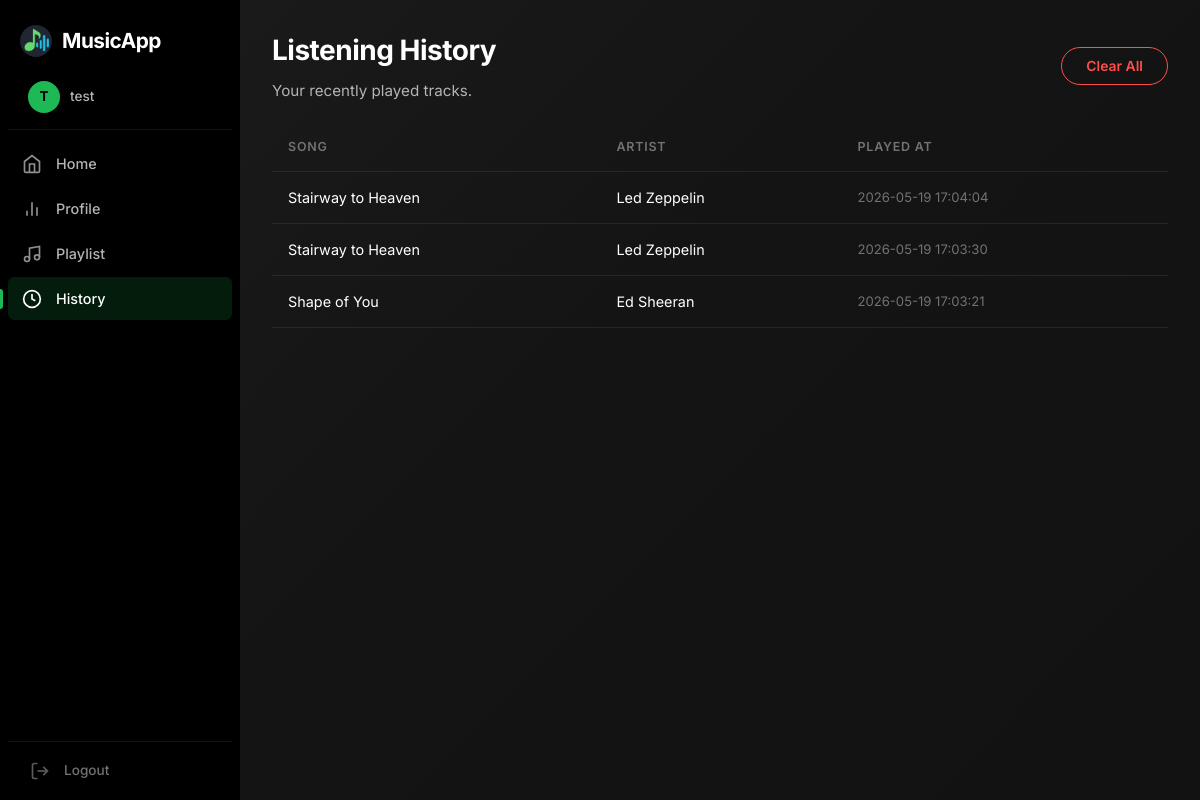
Page /history (signed in) on the committed database.
### tables this page shows
CREATE TABLE history (
    id INTEGER PRIMARY KEY AUTOINCREMENT,
    user_id INTEGER,
    song_id INTEGER,
    played_at TIMESTAMP DEFAULT CURRENT_TIMESTAMP,
    FOREIGN KEY (user_id) REFERENCES users (id),
    FOREIGN KEY (song_id) REFERENCES songs (id)
);

CREATE TABLE songs (
    id INTEGER PRIMARY KEY AUTOINCREMENT,
    title TEXT NOT NULL,
    artist TEXT NOT NULL,
    genre TEXT NOT NULL,
    energy REAL NOT NULL,
    file_path TEXT
);

### app.py (the view)
@app.route('/history')
def view_history():
    if 'user_id' not in session:
        return redirect('/login')
    conn = get_db_connection()
    history = conn.execute('''
        SELECT songs.title, songs.artist, history.played_at
        FROM history
        JOIN songs ON history.song_id = songs.id
        WHERE history.user_id = ?
        ORDER BY history.played_at DESC LIMIT 10
    ''', (session['user_id'],)).fetchall()
    conn.close()
    return render_template('history.html', history=history)

### app.py (called while the page is built)
def get_db_connection():
    conn = sqlite3.connect('music.db')
    conn.row_factory = sqlite3.Row # This allows us to use column names directly
    return conn

### templates/history.html (shortened to what this page needs)
{% extends "base_app.html" %}
{% block app_content %}
<div class="history-header">
    <div class="page-header" style="margin-bottom:0;">
        <h1>Listening History</h1>
        <p>Your recently played tracks.</p>
    </div>
    {% if history %}
    <form action="/clear_history" method="POST" onsubmit="return confirm('Clear your entire listening history?');">
        <button type="submit" class="btn btn-danger">Clear All</button>
    </form>
    {% endif %}
</div>
<table class="history-table">
    <thead>
        <tr>
            <th>Song</th>
            <th>Artist</th>
            <th>Played At</th>
        </tr>
    </thead>
    <tbody>
        {% for item in history %}
        <tr>
            <td>{{ item['title'] }}</td>
            <td>{{ item['artist'] }}</td>
            <td class="muted">{{ item['played_at'] }}</td>
        </tr>
        {% endfor %}
    </tbody>
</table>
{% endblock %}

### static/style.css (style rules this page uses)
:root { --bg-primary: #121212; --bg-secondary: #1a1a1a; --bg-card: rgba(255, 255, 255, 0.05); --bg-card-hover: rgba(255, 255, 255, 0.08); --bg-sidebar: #000000; --bg-input: #2a2a2a; --bg-elevated: #242424; --accent-green: #1DB954; --accent-green-hover: #1ed760; --accent-red: #ff4d4d; --accent-blue: #3498db; --text-primary: #ffffff; --text-secondary: #b3b3b3; --text-muted: #727272; --border-subtle: rgba(255, 255, 255, 0.08); --border-hover: rgba(255, 255, 255, 0.15); --glass-bg: rgba(255, 255, 255, 0.04); --glass-border: rgba(255, 255, 255, 0.06); --glass-shadow: 0 8px 32px rgba(0, 0, 0, 0.4); --sidebar-width: 240px; --player-height: 80px; --radius-sm: 6px; --radius-md: 12px; --radius-lg: 16px; --radius-full: 50px; --font-primary: 'Inter', -apple-system, BlinkMacSystemFont, sans-serif; --transition-fast: 0.15s ease; --transition-normal: 0.25s ease; --transition-slow: 0.4s cubic-bezier(0.25, 0.46, 0.45, 0.94); }
*, *::before, *::after { margin: 0; padding: 0; box-sizing: border-box; }
html { font-size: 16px; -webkit-font-smoothing: antialiased; -moz-osx-font-smoothing: grayscale; }
body { font-family: var(--font-primary); background-color: var(--bg-primary); color: var(--text-primary); line-height: 1.6; overflow: hidden; height: 100vh; }
.page-header { margin-bottom: 28px; }
.page-header h1 { font-size: 1.75rem; font-weight: 700; letter-spacing: -0.5px; margin-bottom: 6px; }
.page-header p { color: var(--text-secondary); font-size: 0.95rem; }
.btn { display: inline-flex; align-items: center; justify-content: center; gap: 8px; padding: 10px 24px; border-radius: var(--radius-full); font-family: var(--font-primary); font-size: 0.87rem; font-weight: 600; border: none; cursor: pointer; transition: all var(--transition-normal); white-space: nowrap; }
.btn-danger { background: transparent; color: var(--accent-red); border: 1px solid var(--accent-red); }
.history-table { width: 100%; border-collapse: collapse; }
.history-table th { text-align: left; padding: 14px 16px; font-size: 0.78rem; font-weight: 600; text-transform: uppercase; letter-spacing: 0.8px; color: var(--text-muted); border-bottom: 1px solid var(--border-subtle); }
.history-table td { padding: 14px 16px; border-bottom: 1px solid var(--border-subtle); font-size: 0.9rem; }
.history-table td.muted { color: var(--text-muted); font-size: 0.82rem; }
.history-header { display: flex; justify-content: space-between; align-items: center; margin-bottom: 20px; }

### rows in the picture
history: title "Stairway to Heaven", artist "Led Zeppelin", played_at "2026-05-19 17:04:04"
history: title "Stairway to Heaven", artist "Led Zeppelin", played_at "2026-05-19 17:03:30"
history: title "Shape of You", artist "Ed Sheeran", played_at "2026-05-19 17:03:21"

### other values in the picture
{{ session['username'][0]|upper }} "T"
{{ session['username'] }} "test"
